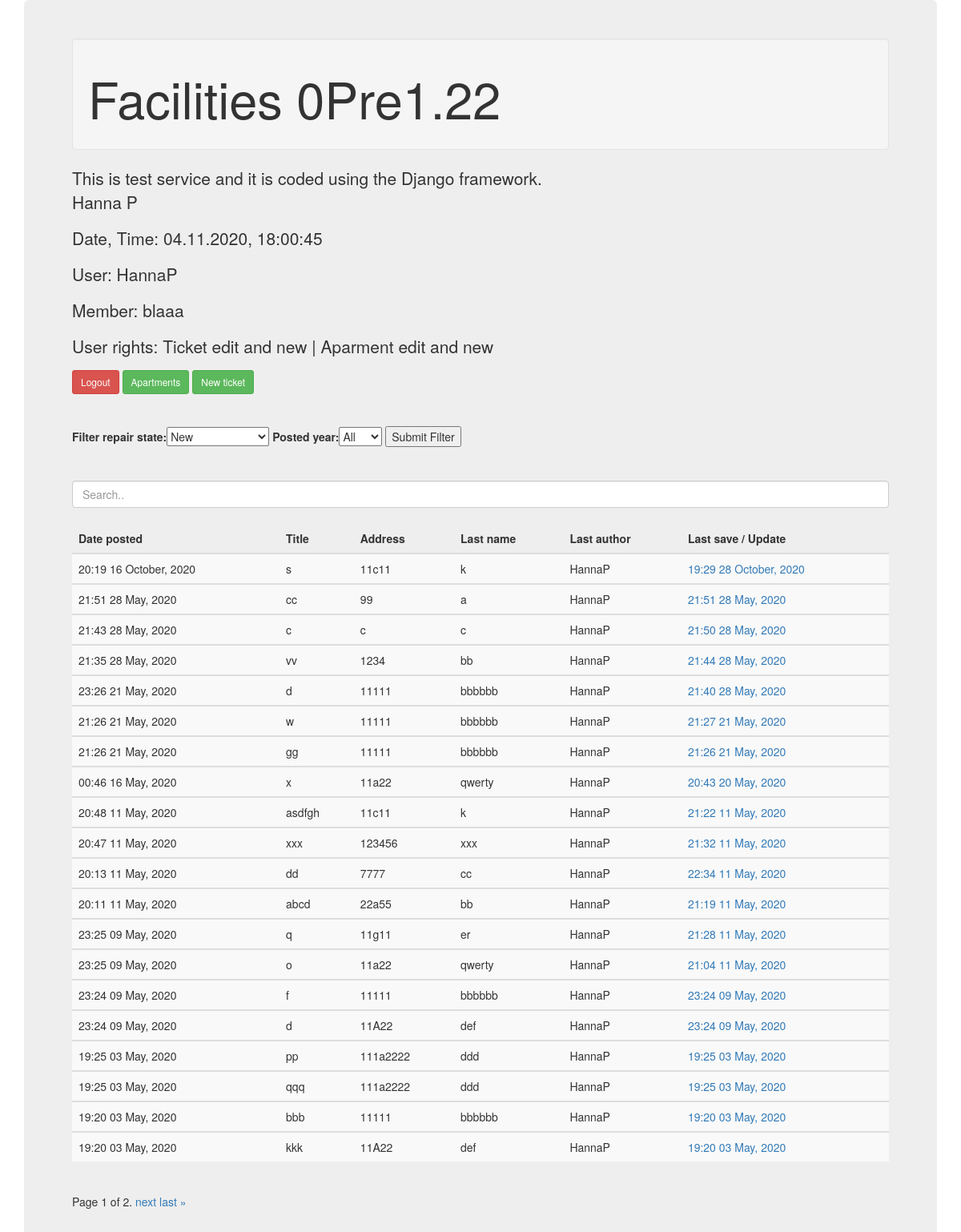
The app's page / (signed in) with its own data.
### users/models.py (models this page shows, shortened)
class Profile(models.Model):
    user = models.OneToOneField(User, on_delete=models.CASCADE)
    members_of = models.CharField(max_length=200, blank=True)
    user_level= models.IntegerField(default=1)

### FacilitiesApp/models.py (models this page shows, shortened)
class Ticket(models.Model):
    first_name = models.CharField(max_length=100)
    last_name = models.CharField(max_length=100)
    email = models.CharField(max_length=100, blank=True)
    phone_no = models.CharField(max_length=100, blank=True)
    address = models.CharField(max_length=100)
    house_company = models.CharField(max_length=100)
    company_name = models.CharField(max_length=100)
    title = models.CharField(max_length=100, blank=False)
    fault = models.TextField(blank=False)
    repair_state = models.CharField(max_length=100, blank=False)
    repair = models.TextField(blank=True)
    date_repair = models.DateField(null=True, blank=True)
    notes = models.TextField(blank=True)
    date_posted = models.DateTimeField(default=timezone.now)
    date_last_save = models.DateTimeField(auto_now=timezone.now)
    username_first = models.CharField(max_length=100)
    author = models.ForeignKey(User, on_delete=models.PROTECT)

### FacilitiesApp/views.py (the view)
# urls.py: 2. Add a URL to urlpatterns:  path('', views.home, name='home')
def home(request):
    date_tmp = datetime.datetime.now().strftime('%d.%m.%Y, %H:%M:%S')
    dic_x = {}
    if request.user.is_authenticated:
        db_data = ''
        members_of_tmp = request.user.profile.members_of
        user_level_int = request.user.profile.user_level
        if user_level_int > 4:
            user_level_tmp = 'Ticket edit and new | Aparment edit, new and delete'
        elif user_level_int > 3:
            user_level_tmp = 'Ticket edit and new | Aparment edit and new'
        elif user_level_int > 2:
            user_level_tmp = 'Ticket edit and new | Aparment edit only'
        elif user_level_int > 1:
            user_level_tmp = 'Ticket edit and New | Aparment read only'
        else:
            user_level_tmp = 'read only for all")'
        repair_state_filter = request.POST.get('filter_repair_state')
        posted_year_filter = request.POST.get('posted_year')
        filter_tmp = FilterForm(request.POST or None)
        if str(repair_state_filter) == str(None):
            repair_state_filter = 'New'
        if str(posted_year_filter) == str(None):
            db_data = Ticket.objects.filter(company_name = members_of_tmp)\
                .filter(repair_state = repair_state_filter).order_by('-date_posted')
        else:
            db_data = Ticket.objects.filter(company_name = members_of_tmp)\
                .filter(repair_state = repair_state_filter)\
                .filter(date_posted__year = posted_year_filter).order_by('-date_posted')
        paginator = Paginator(db_data, 20)
        page_number = request.GET.get('page')
        page_obj = paginator.get_page(page_number)
        dic_x = {
        'posts': page_obj,
        'date_str': date_tmp,
        'members_of': members_of_tmp,
        'filter': filter_tmp,
        'user_rights' : user_level_tmp
        }
    return render(request, "FacilitiesApp/index.html", dic_x)

### FacilitiesApp/forms.py
class FilterForm(forms.Form):
    filter_repair_state = forms.ChoiceField(choices = REPAIR_CHOICES)
    posted_year = forms.ChoiceField(choices = POSTED_Y_CHOICES)

### FacilitiesApp/templates/FacilitiesApp/index.html (shortened to what this page needs)
<!DOCTYPE html>
<html lang="en">
<head>
	<link rel="stylesheet" href="https://maxcdn.bootstrapcdn.com/bootstrap/3.4.1/css/bootstrap.min.css">
</head>
<body>
	<div class="container">
		<div class="jumbotron">
		<div class="well"><h1>Facilities 0Pre1.22</h1></div>
		{% if user.is_authenticated %}
		<p>This is test service and it is coded using the Django framework.<br>Hanna P</p>
		<p>Date, Time: {{ date_str }}</p>
		<p>User: {{ user }}</p>
		<p>Member: {{ members_of }}</p>
		<p>User rights: {{ user_rights }}</p>
		<a class="btn btn-danger btn-sm mt-1 mb-1" href='{% url 'logout' %}'>Logout</a>
		<a class="btn btn-success btn-sm mt-1 mb-1" href='{% url 'apartment' %}'>Apartments</a>
		<a class="btn btn-success btn-sm mt-1 mb-1" href="{% url 'ticket-create' %}">New ticket</a>
		{% else %}
		<p>This is a simple job management service done for property maintenance
			and the coding work has been done as an example.</p>
		<a class="btn btn-success btn-sm mt-1 mb-1" href='{% url 'login' %}'>Login</a>
		{% endif %}
		<br>
		{% if user.is_authenticated %}
		<br><br>
		<form action="/filter/" method="POST">
		{{ filter }}
		<input type = "submit" value = "Submit Filter" />
		</form>
		<br><br>
		<input class="form-control" id="myInput" type="text" placeholder="Search..">
		<br>
		<table class="table table-striped">
			<thead>
			  <tr>
				<th>Date posted</th>
				<th>Title</th>
				<th>Address</th>
				<th>Last name</th>
				<th>Last author</th>
				<th>Last save / Update</th>
			  </tr>
			</thead>
			{% block content %}
			{% for Ticket in posts %}
					<tbody id="myTable">
						<tr>
							<td>{{ Ticket.date_posted|date:"H:i d F, Y" }}</td>
							<td>{{ Ticket.title }}</td>
							<td>{{ Ticket.address }}</td>
							<td>{{ Ticket.last_name }}</td>
							<td>{{ Ticket.author }}</td>
							<td><a href="{% url 'ticket-update' Ticket.id %}">{{ Ticket.date_last_save|date:"H:i d F, Y" }}</a></td>
						</tr>
					</tbody>
			{% endfor %}
			{% endblock content %}
	</table>
		<div class="pagination">
			<span class="step-links">
				<span class="current">
				Page {{ posts.number }} of {{ posts.paginator.num_pages }}.
				</span>
				{% if posts.has_next %}
					<a href="?page={{ posts.next_page_number }}">next</a>
					<a href="?page={{ posts.paginator.num_pages }}">last &raquo;</a>
				{% endif %}
			</span>
		</div>
		{% endif %}
    </div>
	</div>
</body>
</html>

### records on screen
Profile: members_of "blaaa"
Ticket: date_posted "20:19 16 October, 2020", title "s", address "11c11", last_name "k", author "HannaP", date_last_save "19:29 28 October, 2020"
Ticket: date_posted "21:51 28 May, 2020", title "cc", address "99", last_name "a", author "HannaP", date_last_save "21:51 28 May, 2020"
Ticket: date_posted "21:43 28 May, 2020", title "c", address "c", last_name "c", author "HannaP", date_last_save "21:50 28 May, 2020"
Ticket: date_posted "21:35 28 May, 2020", title "vv", address "1234", last_name "bb", author "HannaP", date_last_save "21:44 28 May, 2020"
Ticket: date_posted "23:26 21 May, 2020", title "d", address "11111", last_name "bbbbbb", author "HannaP", date_last_save "21:40 28 May, 2020"
Ticket: date_posted "21:26 21 May, 2020", title "w", address "11111", last_name "bbbbbb", author "HannaP", date_last_save "21:27 21 May, 2020"
Ticket: date_posted "21:26 21 May, 2020", title "gg", address "11111", last_name "bbbbbb", author "HannaP", date_last_save "21:26 21 May, 2020"
Ticket: date_posted "00:46 16 May, 2020", title "x", address "11a22", last_name "qwerty", author "HannaP", date_last_save "20:43 20 May, 2020"
Ticket: date_posted "20:48 11 May, 2020", title "asdfgh", address "11c11", last_name "k", author "HannaP", date_last_save "21:22 11 May, 2020"
Ticket: date_posted "20:47 11 May, 2020", title "xxx", address "123456", last_name "xxx", author "HannaP", date_last_save "21:32 11 May, 2020"
Ticket: date_posted "20:13 11 May, 2020", title "dd", address "7777", last_name "cc", author "HannaP", date_last_save "22:34 11 May, 2020"
Ticket: date_posted "20:11 11 May, 2020", title "abcd", address "22a55", last_name "bb", author "HannaP", date_last_save "21:19 11 May, 2020"
Ticket: date_posted "23:25 09 May, 2020", title "q", address "11g11", last_name "er", author "HannaP", date_last_save "21:28 11 May, 2020"
Ticket: date_posted "23:25 09 May, 2020", title "o", address "11a22", last_name "qwerty", author "HannaP", date_last_save "21:04 11 May, 2020"
Ticket: date_posted "23:24 09 May, 2020", title "f", address "11111", last_name "bbbbbb", author "HannaP", date_last_save "23:24 09 May, 2020"
Ticket: date_posted "23:24 09 May, 2020", title "d", address "11A22", last_name "def", author "HannaP", date_last_save "23:24 09 May, 2020"
Ticket: date_posted "19:25 03 May, 2020", title "pp", address "111a2222", last_name "ddd", author "HannaP", date_last_save "19:25 03 May, 2020"
Ticket: date_posted "19:25 03 May, 2020", title "qqq", address "111a2222", last_name "ddd", author "HannaP", date_last_save "19:25 03 May, 2020"
Ticket: date_posted "19:20 03 May, 2020", title "bbb", address "11111", last_name "bbbbbb", author "HannaP", date_last_save "19:20 03 May, 2020"
Ticket: date_posted "19:20 03 May, 2020", title "kkk", address "11A22", last_name "def", author "HannaP", date_last_save "19:20 03 May, 2020"

### other values on screen
{{ user }} "HannaP"
{{ user_rights }} "Ticket edit and new | Aparment edit and new"
{{ posts.number }} "1"
{{ posts.paginator.num_pages }} "2"
